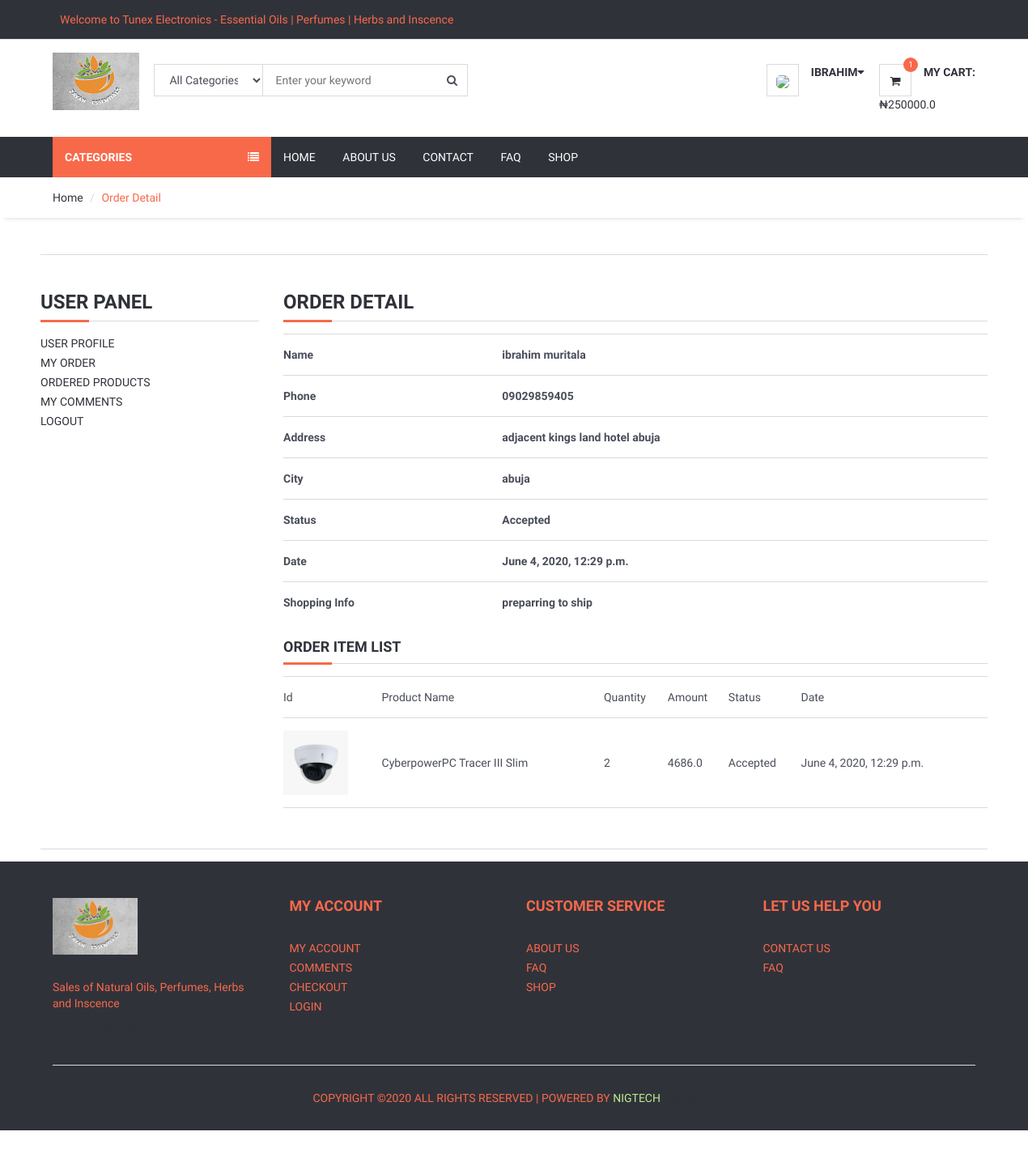
The page /user/orderdetail/9 (signed in) on the database its author committed.
### home/models.py (models this page shows, shortened)
class Setting(models.Model):
	STATUS = (
		('True', 'True'),
		('False', 'False'),
	)
	title = models.CharField(max_length=150)
	keywords = models.CharField(max_length=350)
	description = models.CharField(max_length=350)
	address = models.CharField(blank=True, max_length=150)
	company = models.CharField(blank=True, max_length=150)
	phone = models.CharField(blank=True, max_length=15)
	fax = models.CharField(blank=True, max_length=20)
	email = models.CharField(blank=True, max_length=50)
	smtpserver = models.CharField(blank=True, max_length=50)
	smtpemail = models.CharField(blank=True, max_length=50)
	smtppassword = models.CharField(blank=True, max_length=50)
	smtpport = models.CharField(blank=True, max_length=50)
	icon = models.ImageField(blank=True)
	facebook = models.CharField(blank=True, max_length=50)
	instagram = models.CharField(blank=True, max_length=50)
	twitter = models.CharField(blank=True, max_length=50)
	aboutus = RichTextUploadingField(blank=True)
	contact = RichTextUploadingField(blank=True)
	references = RichTextUploadingField(blank=True)
	status = models.CharField(max_length=10, choices=STATUS)
	create_at = models.DateTimeField(auto_now_add=True)
	updated_at = models.DateTimeField(auto_now_add=True)

### order/models.py (models this page shows, shortened)
class Order(models.Model):
	STATUS = (
			('New', 'New'),
			('Accepted', 'Accepted'),
			('Preapparing', 'Preapparing'),
			('OnShipping', 'OnShipping'),
			('Completed', 'Completed'),
			('Cancelled', 'Cancelled'),
		)
	user = models.ForeignKey(User, on_delete=models.SET_NULL, null=True)
	code = models.CharField(max_length=5, editable=False)
	first_name = models.CharField(max_length=25)
	last_name = models.CharField(max_length=25)
	phone = models.CharField(blank=True, max_length=25)
	address = models.CharField(blank=True, max_length=150)
	city = models.CharField(blank=True, max_length=25)
	total=models.FloatField()
	status = models.CharField(max_length=15, choices=STATUS, default='New')
	ip = models.CharField(blank=True, max_length=25)
	adminnote = models.CharField(blank=True ,max_length=125)
	create_at = models.DateTimeField(auto_now_add=True)
	updated_at = models.DateTimeField(auto_now=True)

class OrderProduct(models.Model):
	STATUS = (
		('New', 'New'),
		('Accepted', 'Accepted'),
		('Cancelled', 'Cancelled'),
		)
	order = models.ForeignKey(Order, on_delete=models.CASCADE)
	user = models.ForeignKey(User, on_delete=models.CASCADE)
	product = models.ForeignKey(Product, on_delete=models.CASCADE)
	quantity = models.IntegerField()
	price = models.FloatField()
	amount = models.FloatField()
	status = models.CharField(max_length=15, choices=STATUS, default='New')
	create_at = models.DateTimeField(auto_now_add=True)
	updated_at = models.DateTimeField(auto_now=True)

### product/models.py (models this page shows, shortened)
class Product(models.Model):
    STATUS = (
        ('True', 'True'),
        ('False', 'False')
)
    category = models.ForeignKey(Category, on_delete=models.CASCADE)
    title = models.CharField(max_length=300)
    keyword= models.CharField(max_length=300)
    description = models.CharField(max_length=300)
    image = models.ImageField()
    status = models.CharField(max_length=50, choices=STATUS)
    price = models.FloatField()
    amount = models.IntegerField()
    minamount = models.IntegerField()
    detail = RichTextUploadingField()
    slug = models.SlugField(null=False, unique=True)
    create_at = models.DateTimeField(auto_now_add=True)
    updated_at = models.DateTimeField(auto_now_add=True)
    def image_tag(self):
        return mark_safe('<img src="{}" height="50"/>'.format(self.image.url))
    image_tag.short_description = 'Image'

### user/views.py (the view)
# urls.py: path('orderdetail/<int:id>', views.user_orderdetail, name="user_orderdetail"),
@login_required(login_url='/login')
def user_orderdetail(request, id):
	category = Category.objects.all()
	setting = Setting.objects.get(pk=1)
	current_user = request.user
	shopcart = ShopCart.objects.filter(user_id=current_user.id)
	subtotal=0
	for rs in shopcart:
		subtotal += rs.product.price * rs.quantity
	total=0
	for rs in shopcart:
		total += rs.product.price * rs.quantity
	added=0
	for rs in shopcart:
		added +=  rs.quantity
	order = Order.objects.get(user_id=current_user.id, id=id)
	orderitems = OrderProduct.objects.filter(order_id=id)
	context={
		'category':category,
		'order': order,
		'total': total,
		'added': added,
		'orderitems':orderitems,
		'shopcart':shopcart,
		'setting':setting,
	}
	return render(request, 'user_order_detail.html', context)

### user/templates/user_order_detail.html (shortened to what this page needs)
<!DOCTYPE html>
<html lang="en">
<head>
	{% load static %}
	<link type="text/css" rel="stylesheet" href="{% static 'css/bootstrap.min.css' %}" />
	<link type="text/css" rel="stylesheet" href="{% static 'css/slick.css' %}" />
	<link type="text/css" rel="stylesheet" href="{% static 'css/slick-theme.css' %}" />
	<link type="text/css" rel="stylesheet" href="{% static 'css/nouislider.min.css' %}" />
	<link rel="stylesheet" href="{% static 'css/font-awesome.min.css' %}">
	<link type="text/css" rel="stylesheet" href="{% static 'css/style.css' %}" />
	<link rel="stylesheet" href="https://ajax.googleapis.com/ajax/libs/jqueryui/1.11.4/themes/smoothness/jquery-ui.css">
</head>
<body>
	<header>
		<div id="top-header"  style="background-color: #30323a">
			<div class="container">
				<div>
					<marquee><p style="color:  #f8694a; font-size: 14px; margin: 9px">Welcome to {{setting.title}} - Essential Oils | Perfumes | Herbs and Inscence </p></marquee>
				</div>
			</div>
		</div>
		<div id="header">
			<div class="container">
				<div class="pull-left">
					<div class="header-logo">
						<a class="logo" href="/">
							<img src="{% static './img/bt3.png' %}" alt="">
						</a>
					</div>
					<div class="header-search">
						<form action="/search/" method="post">
							<input id="query" name="query" class="input search-input" type="text" placeholder="Enter your keyword">
							<select name="catid" class="input search-categories">
								<option value="0">All Categories</option>
								{% load mptt_tags %}
							</select>
							<button class="search-btn"><i class="fa fa-search"></i></button>
						</form>
					</div>
				</div>
				<div class="pull-right">
					<ul class="header-btns">
						<li class="header-account dropdown default-dropdown">
							{% if user.id is not None %}
								<div class="dropdown-toggle" role="button" data-toggle="dropdown" aria-expanded="true">
									<div class="header-btns-icon">
										<img src="{{request.session.userimage}}" style="height: 40px; border-radius: 30%">
									</div>
									<strong class="text-uppercase">{{user.first_name}}<i class="fa fa-caret-down"></i></strong>
								</div>
							{% else %}
							<a href="/login" class="text-uppercase">Login</a> / <a href="/signup" class="text-uppercase">Sign-Up</a>
							{% endif %}
						</li>
						<li class="header-cart dropdown default-dropdown">
							<a class="dropdown-toggle" data-toggle="dropdown" aria-expanded="true">
								<div class="header-btns-icon">
									<i class="fa fa-shopping-cart"></i>
									<span class="qty">{{ added }}</span>
								</div>
								<strong class="text-uppercase">My Cart:</strong>
								<br>
								<span>₦{{ total }}</span>
							</a>
						</li>
					</ul>
				</div>
			</div>
		</div>
	</header>
	<div id="navigation">
		<div class="container">
			<div id="responsive-nav">
				<div class="category-nav show-on-click">
					<span class="category-header">Categories <i class="fa fa-list"></i></span>
					{% load mptt_tags %}
				</div>
				<div class="menu-nav">
					<ul class="menu-list">
						<li><a href="/">Home</a></li>
						<li><a href="/about">About Us</a></li>
						<li><a href="/contact">Contact</a></li>
						<li><a href="/faq">Faq</a></li>
						<li><a href="/product">Shop</a></li>
					</ul>
				</div>
			</div>
		</div>
	</div>
	<div id="breadcrumb">
		<div class="container">
			<ul class="breadcrumb">
				<li><a href="/">Home</a></li>
				<li class="active">Order Detail</li>
			</ul>
		</div>
	</div>
	<div class="section">
		<div class="container">
			<div class="row">
					<div id="store">
						<div class="row">
							<div class="col-md-3">
								{% include "user_panel.html" %}
							</div>
							<div class="col-md-9">
						<div class="order-summary clearfix">
							<div class="section-title">
								<h3 class="title">Order Detail</h3>
							</div>
							<table class="shopping-cart-table table">
								<tr>
									<th class="text-left">Name</th>
									<th class="text-left">{{ order.first_name }} {{ order.last_name }}</th>
								</tr>
								<tr>
									<th class="text-left">Phone</th>
									<th class="text-left">{{ order.phone }}</th>
								</tr>
								<tr>
									<th class="text-left">Address</th>
									<th class="text-left">{{ order.address }}</th>
								</tr>
								<tr>
									<th class="text-left">City</th>
									<th class="text-left">{{ order.city }}</th>
								</tr>
								<tr>
									<th class="text-left">Status</th>
									<th class="text-left">{{ order.status }}</th>
								</tr>
								<tr>
									<th class="text-left">Date</th>
									<th class="text-left">{{ order.create_at }}</th>
								</tr>
								<tr>
									<th class="text-left">Shopping Info</th>
									<th class="text-left">{{ order.adminnote }}</th>
								</tr>
							</table>
							<div class="section-title">
								<h4 class="title">Order Item List</h4>
							</div>
							<table class="shopping-cart-table table">
								<tr>
									<td class="text-left">Id</td>
									<td class="text-left">Product Name</td>
									<td class="text-left">Quantity</td>
									<td class="text-left">Amount</td>
									<td class="text-left">Status</td>
									<td class="text-left">Date</td>
								</tr>
								{% for rs in orderitems %}
								<tr>
									<td class="text-left">
										<a href="/product/{{ rs.product_id }}/{{rs.product.slug}}">
											<img src="{{ rs.product.image.url }}" height="80">
										</a>
									</td>
									<td class="text-left">{{ rs.product.title }}</td>
									<td class="text-left">{{ rs.quantity }}</td>
									<td class="text-left">{{ rs.amount }}</td>
									<td class="text-left">{{ rs.status }}</td>
									<td class="text-left">{{ rs.create_at }}</td>
								</tr>
								{% endfor %}
							</table>
						</div>
					</div>
			</div>
		</div>
	</div>
</div>
	<footer id="footer" class="section section-grey" style="background-color: #30323a; color: #f8694a">
		<div class="container">
			<div class="row"  style="color: #f8694a">
				<div class="col-md-3 col-sm-6 col-xs-6">
					<div class="footer">
						<div class="footer-logo">
							<a class="logo" href="/">
		            <img src="{% static './img/bt3.png' %}" alt="">
		          </a>
						</div>
						<p style="color: #f8694a">Sales of Natural Oils, Perfumes, Herbs and Inscence</p>
						<ul class="footer-social">
							<li><a href="#"><i class="fa fa-facebook"></i></a></li>
							<li><a href="#"><i class="fa fa-twitter"></i></a></li>
							<li><a href="#"><i class="fa fa-instagram"></i></a></li>
							<li><a href="#"><i class="fa fa-whatsapp"></i></a></li>
						</ul>
					</div>
				</div>
				<div class="col-md-3 col-sm-6 col-xs-6">
					<div class="footer">
						<h3 class="footer-header"  style="color: #f8694a">My Account</h3>
						<ul class="list-links">
							<li><a href="/user"  style="color: #f8694a">My Account</a></li>
							<li><a href="/user/comments"  style="color: #f8694a">Comments</a></li>
							<li><a href="#"  style="color: #f8694a">Checkout</a></li>
							<li><a href="/login"  style="color: #f8694a">Login</a></li>
						</ul>
					</div>
				</div>
				<div class="col-md-3 col-sm-6 col-xs-6">
					<div class="footer">
						<h3 class="footer-header"  style="color: #f8694a">Customer Service</h3>
						<ul class="list-links">
							<li><a href="/about"  style="color: #f8694a">About Us</a></li>
							<li><a href="/faq"  style="color: #f8694a">FAQ</a></li>
							<li><a href="/product" style="color: #f8694a">Shop</a></li>
						</ul>
					</div>
				</div>
				<div class="col-md-3 col-sm-6 col-xs-6">
					<div class="footer">
						<h3 class="footer-header"  style="color: #f8694a">Let Us Help You</h3>
						<ul class="list-links">
							<li><a href="/contact"  style="color: #f8694a">Contact Us</a></li>
							<li><a href="/faq"  style="color: #f8694a">FAQ</a></li>
						</ul>
					</div>
				</div>
			</div>
			<hr>
			<div class="row">
				<div class="col-md-8 col-md-offset-2 text-center">
					<div class="footer-copyright">
						Copyright &copy;<script>document.write(new Date().getFullYear());</script> All rights reserved | Powered by </i><a href="https://nigtech.net" style="color: #BCED91"> NigTecH </a><a href="https://colorlib.com" target="_blank " style="color: #30323a">Colorlib</a>
					</div>
				</div>
			</div>
		</div>
	</footer>
</body>
</html>

### rows shown on the page
Setting: title "Tunex Electronics"
Order: first_name "ibrahim", last_name "muritala", phone "09029859405", address "adjacent kings land hotel abuja", city "abuja", status "Accepted", create_at "June 4, 2020, 12:29 p.m.", adminnote "preparring to ship"
OrderProduct: product.image (picture), product "CyberpowerPC Tracer III Slim", quantity "2", amount "4686.0", status "Accepted", create_at "June 4, 2020, 12:29 p.m."

### other values the page prints
{{ user.first_name }} "IBRAHIM"
{{ added }} "1"
{{ total }} "250000.0"
